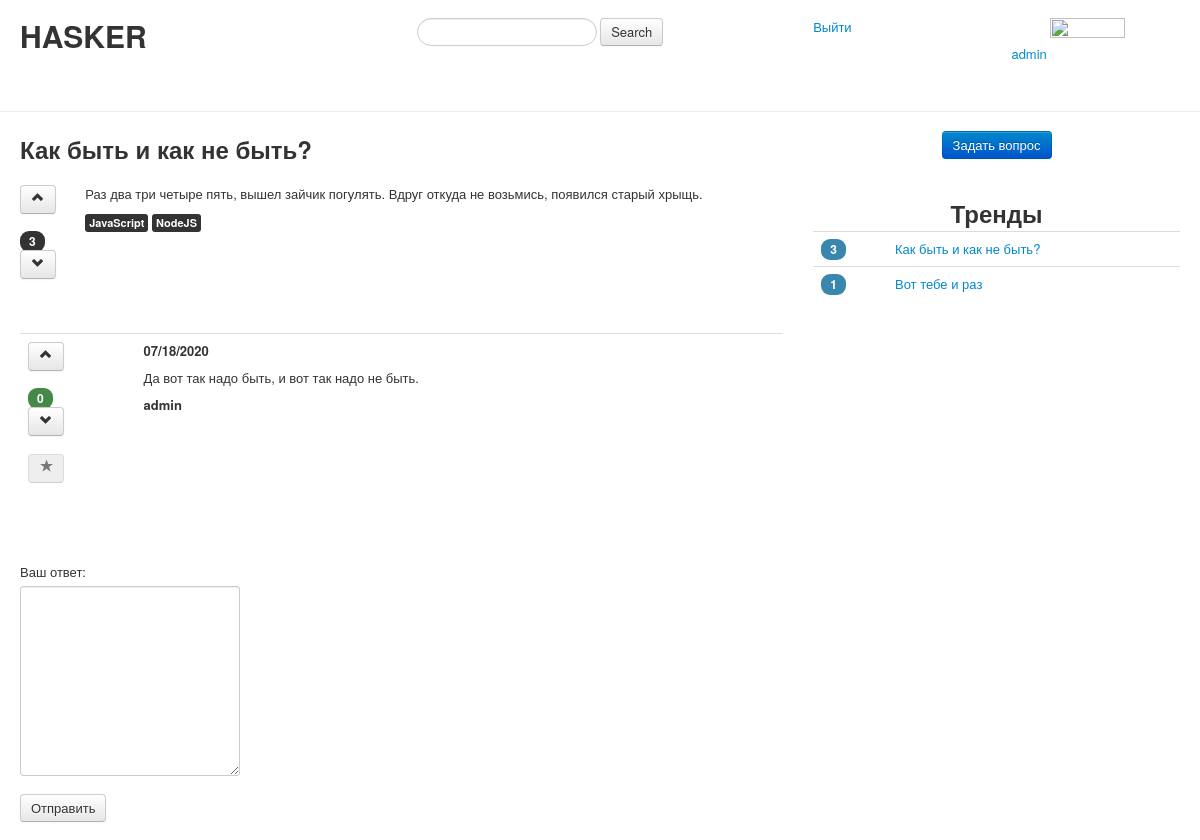
The app's page /question/1/ (signed in), older data.
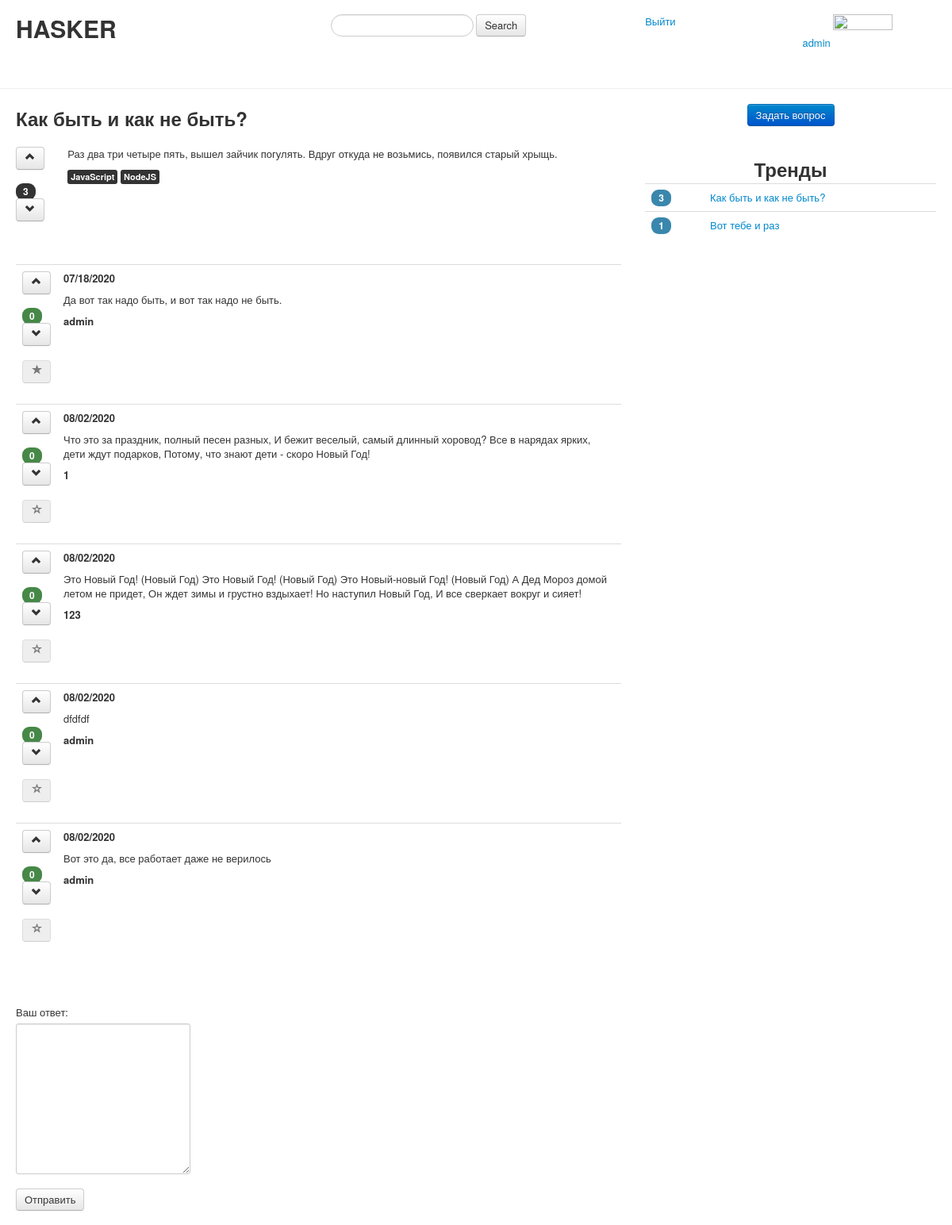
The same page, newer data.
### questions/models.py (models this page shows, shortened)
class Questions(models.Model):
    class Meta:
        verbose_name = 'Question'
        verbose_name_plural = 'Questions'
    title = models.CharField(max_length=50, verbose_name='Заголовок')
    body = models.TextField(verbose_name='Текст вопроса')
    author = models.ForeignKey(
        User,
        on_delete=models.DO_NOTHING
    )
    create_date = models.DateTimeField(auto_now_add=True)
    tags = models.ManyToManyField(Tags)

class Tags(models.Model):
    class Meta:
        verbose_name = 'Tag'
        verbose_name_plural = 'Tags'
    name = models.CharField(max_length=50)

class Answers(models.Model):
    class Meta:
        verbose_name = 'Answer'
        verbose_name_plural = 'Answers'
    body = models.TextField(max_length=1000, verbose_name='Ваш ответ')
    author = models.ForeignKey(
        User,
        on_delete=models.DO_NOTHING
    )
    create_date = models.DateTimeField(auto_now_add=True)
    correct = models.BooleanField(blank=True)
    question = models.ForeignKey(
        Questions,
        on_delete=models.CASCADE,
    )

### questions/views.py (the view, shortened to what this page needs)
# urls.py: path('question/<int:pk>/', QuestionView.as_view(), name='questionview'),
class QuestionView(DetailView):
    model = Questions
    def get_context_data(self, **kwargs):
        context = super().get_context_data(**kwargs)
        number_question_votes = QuestionVotes.objects.filter(question=self.object).count()
        context['number_question_votes'] = number_question_votes
        answers = Answers.objects.filter(question=self.object)
        vote_answers = dict()
        for answer in answers:
            vote_answers[answer.id] = AnswerVotes.objects.filter(answer=answer).count()
        if self.request.user.is_authenticated:
            if self.request.user != self.object.author:
                context['disabled_correct_answer'] = 'disabled'
        else:
            context['disabled_correct_answer'] = 'disabled'
            context['disabled'] = 'disabled'
        context['answers'] = answers
        context['vote_answers'] = vote_answers
        form = AnswerCreateForm()
        context['form'] = form
        get_trends(context)
        return context

### questions/forms.py
class AnswerCreateForm(forms.ModelForm):
    class Meta:
        model = Answers
        fields = ['body']

### questions/templatetags/getvalue.py (called while the page is built)
@register.filter(name='getvalue')
def get_value(dictionary, value):
    return dictionary.get(value)

### questions/views.py (called while the page is built)
def get_trends(context: dict):
    trends = QuestionVotes.objects.values('question__title', 'question_id').annotate(count=Count('question')).order_by('-count')[:20]
    context['trends'] = trends

### questions/Templates/questions/questions_detail.html (shortened to what this page needs)
{% extends 'base.html'%}
{% block leftbody %}
    <h2>{{ object.title }}</h2>
    <br>
    <div class="row-fluid">
        <div class="span1">
            <form action="{% url 'questions:questionvote' object.id %}">
                <button class="btn" type="submit" {{ disabled }}><i class="icon-chevron-up"></i></button>
            </form>
            <span class="badge badge-inverse">{{ number_question_votes }}</span>
            <form action="{% url 'questions:questionunvote' object.id %}">
                <button class="btn" type="submit" {{ disabled }}><i class="icon-chevron-down"></i></button>
            </form>
        </div>
        <div class="span11">
            <p>{{ object.body }}</p>
            {% for tag in object.tags.all %}
            <span class="label label-inverse">{{ tag.name }}</span>
            {% endfor %}
        </div>
    </div>
    <br><br>
    <table class="table">
          {% load getvalue %}
          <tbody>
          {% for value in object.answers_set.all %}
                <tr>
                     <td>
                         <form action="{% url 'questions:answervote' object.id value.id %}">
                             <button class="btn" type="submit" {{ disabled }}><i class="icon-chevron-up" ></i></button>
                         </form>
                         <span class="badge badge-success">{{ vote_answers|getvalue:value.id }}</span>
                         <form action="{% url 'questions:answerunvote' object.id value.id %}">
                             <button class="btn" type="submit" {{ disabled }}><i class="icon-chevron-down"></i></button>
                         </form>
                         <form action="">
                             <button class="btn" type="submit" {{ disabled_correct_answer }}>
                                 {% if value.correct %}
                                 <i class="icon-star">
                                 {% else %}
                                 <i class="icon-star-empty">
                                 {% endif %}
                                 </i></button>
                         </form>
                    </td>
                     <td>
                         <p><strong>{{ value.create_date|date:"SHORT_DATE_FORMAT" }}</strong></p>
                         <p>{{ value.body }}</p>
                         <p><strong>{{ value.author.username }}</strong></p>
                     </td>
                </tr>
          {%  endfor %}
          </tbody>
    </table>
    {% if user.is_authenticated %}
    <br><br>
    <form method="POST" enctype="multipart/form-data">
        {{ form.as_p }}
        <input class="btn" type="submit" value="Отправить">
    </form>
    {% endif %}
{% endblock %}

### questions/Templates/base.html (shortened to what this page needs)
<!DOCTYPE html>
<html lang="ru">
<head>
    {% load static %}
    <link href="{% static 'css/bootstrap.css' %}" rel="stylesheet">
    <link href="{% static 'css/bootstrap-responsive.css' %}" rel="stylesheet">
</head>
<body>
    <div class="container-fluid">
        <br>
        <div class="row-fluid">
            <div class="span4">
                <h1>HASKER</h1>
            </div>
            <div class="span4">
                <form class="form-search">
                  <input type="text" class="input-medium search-query">
                  <button type="submit" class="btn">Search</button>
                </form>
            </div>
            <div class="span2">
                {% if user.is_authenticated %}
                  <a href="{% url 'registration:logout' %}">Выйти</a>
                {% else %}
                  <a href="{% url 'registration:login' %}">Войти</a>
                {% endif %}
            </div>
            <div class="span2">
                {% if user.is_authenticated %}
                    <a href="{% url 'registration:editprofile' %}">{{ user.username }}</a>
                    <img src="{{ photo.url }}" height="75" width="75">
                {% else %}
                    <form action="{% url 'registration:registration' %}">
                        <button class="btn btn-primary" type="submit">Зарегистрироваться</button>
                    </form>
                {% endif %}
            </div>
        </div>
    </div>
    <hr>
    <div class="container-fluid">
      <div class="row-fluid">
        <div class="span8">
            {% block leftbody %}
            {% endblock %}
        </div>
        <div class="span4">
        {% if user.is_authenticated %}
            <div class="pagination-centered">
                 <form action="{% url 'questions:createquestion' %}">
                        <button class="btn btn-primary" type="submit">Задать вопрос</button>
                 </form>
            </div>
        {% endif %}
            <br>
            <div class="pagination-centered">
                <h2>Тренды</h2>
            </div>
            <div>
                 <table class="table">
                    {% for trend in trends %}
                    <tr>
                        <td><span class="badge badge-info">{{ trend.count }}</span></td>
                        <td><a href="{% url 'questions:questionview' trend.question_id %}">{{ trend.question__title }}</a></td>
                    </tr>
                    {% endfor %}
                 </table>
            </div>
        </div>
      </div>
    </div>
</body>
</html>

Row changes from the older to the newer data that the page shows:
added Answers: id "0", correct False (drawn), create_date "08/02/2020", body "Что это за праздник, полный песен разных, И бежит веселый, самый длинный хоровод? Все в нарядах ярких, дети ждут подарков, Потому, что знают дети - скоро Новый Год!", author.username "1"
added Answers: id "0", correct False (drawn), create_date "08/02/2020", body "Это Новый Год! (Новый Год) Это Новый Год! (Новый Год) Это Новый-новый Год! (Новый Год) А Дед Мороз домой летом не придет, Он ждет зимы и грустно вздыхает! Но наступил Новый Год, И все сверкает вокруг и сияет!", author.username "123"
added Answers: id "0", correct False (drawn), create_date "08/02/2020", body "dfdfdf", author.username "admin"
added Answers: id "0", correct False (drawn), create_date "08/02/2020", body "Вот это да, все работает даже не верилось", author.username "admin"
